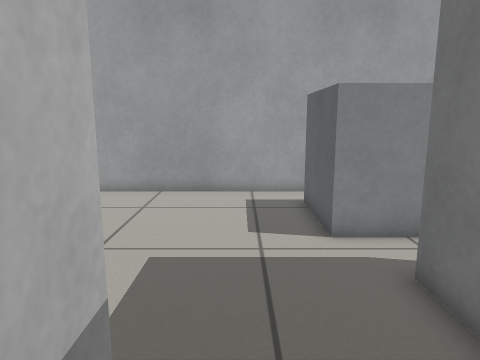
View 1 (above)

16 first-person views from a walk through a robot-simulator world made for Gazebo. The camera is 0.78 m above the floor, tilts 10° down and sees 70° across. The floor is counted in squares, 0.25 m on a side. Each view is taken from the middle of a square. On the plan, view 1 faces up. The plan holds only what a view shows up to about 20 squares ahead; the rest is blank.

View 2
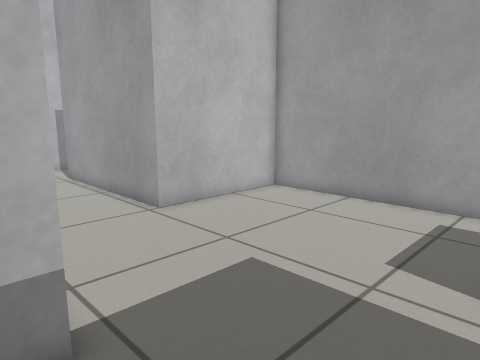

View 3
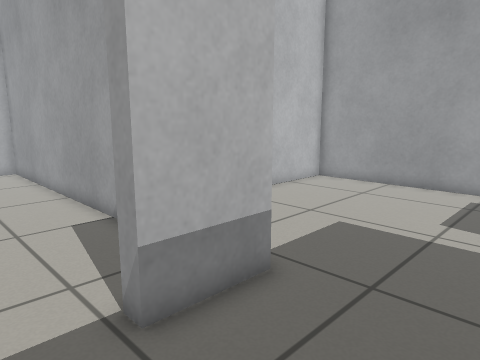

View 4
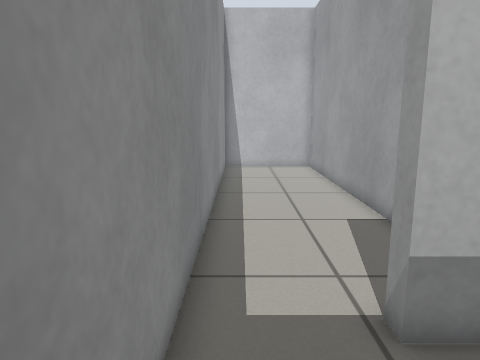

View 5
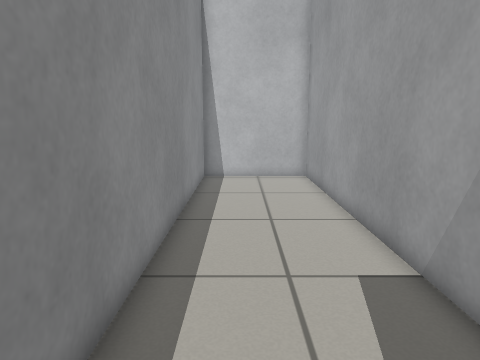

View 6
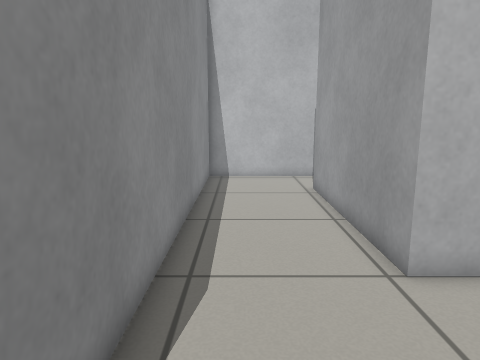

View 7
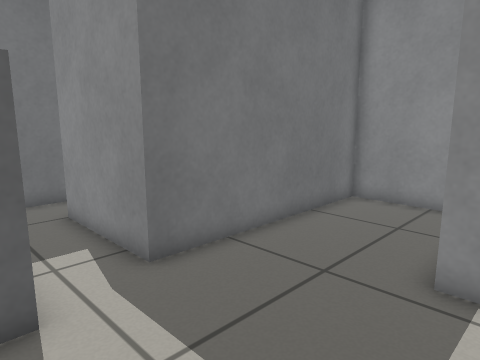

View 8
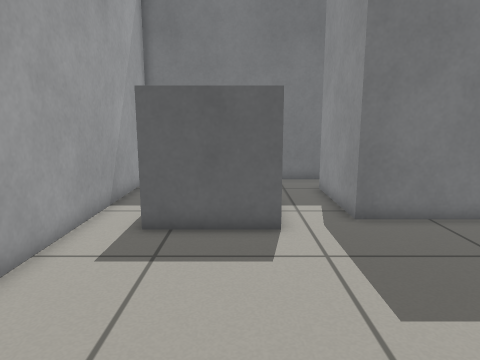

View 9
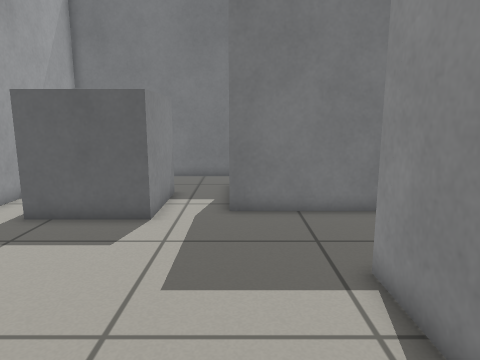

View 10
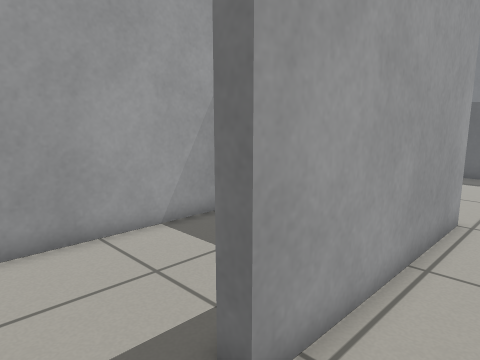

View 11
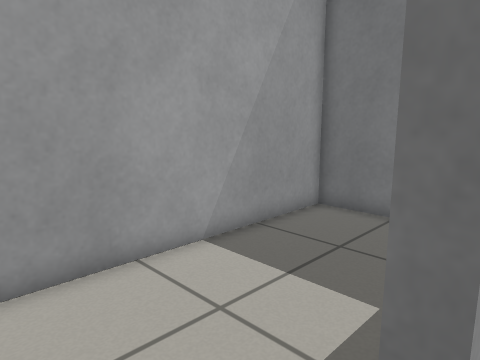

View 12
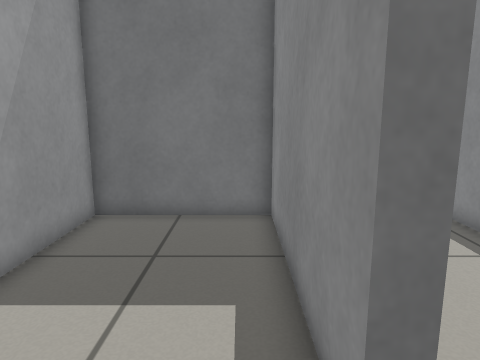

View 13
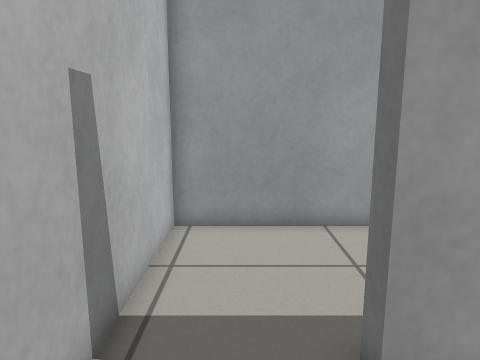

View 14
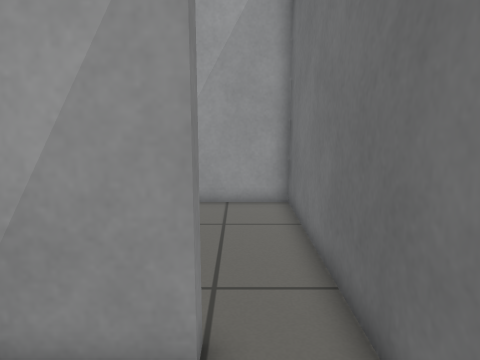

View 15
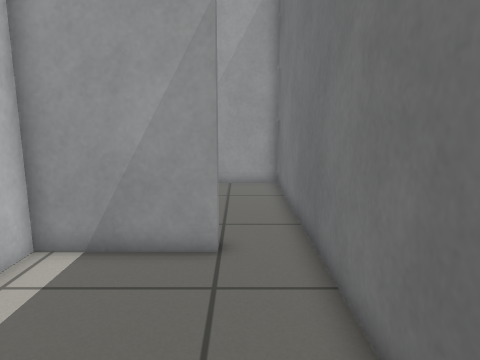

View 16
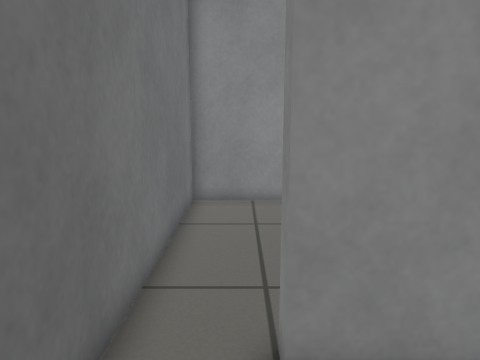

### Floor plan
Key: @ floor where view 1 was taken; # wall or solid block; . floor; B grey box.
Columns run from 20 left of view 1 to 11 right of it. Each row starts with its distance up from view 1.
 15 ################################
 14 #...........#..................#
 13 #...........#..........B    ...#
 12 #...........#..........B    ...#
 11 #...........#..........B    ...#
 10 #...........#..........B    ...#
  9 #...#########..........BBBB....#
  8 #...#########..................#
  7 #..............................#
  6 #.......................#####..#
  5 #.......................#......#
  4 #.......................#......#
  3 ####################....#......#
  2 #...............  ##....# .....#
  1 #.................##....#   ...#
  0 #...................@...#   ...#
 -1 #.......................#   ...#
 -2 #.......................#   ...#
 -3 #########################  #####

Positions as (right, up) in squares from view 1, and headings:
1: (0, 0), facing up
2: (3, 2), facing up-left
3: (3, -2), facing up-left
4: (3, -2), facing left
5: (-1, -1), facing left
6: (-1, 5), facing left
7: (-3, 10), facing down-right
8: (-7, 10), facing right
9: (-8, 6), facing right
10: (-19, 6), facing up-right
11: (-19, 8), facing up-right
12: (-19, 10), facing right
13: (-18, 5), facing up
14: (9, 2), facing up
15: (9, -2), facing up
16: (9, 10), facing down
